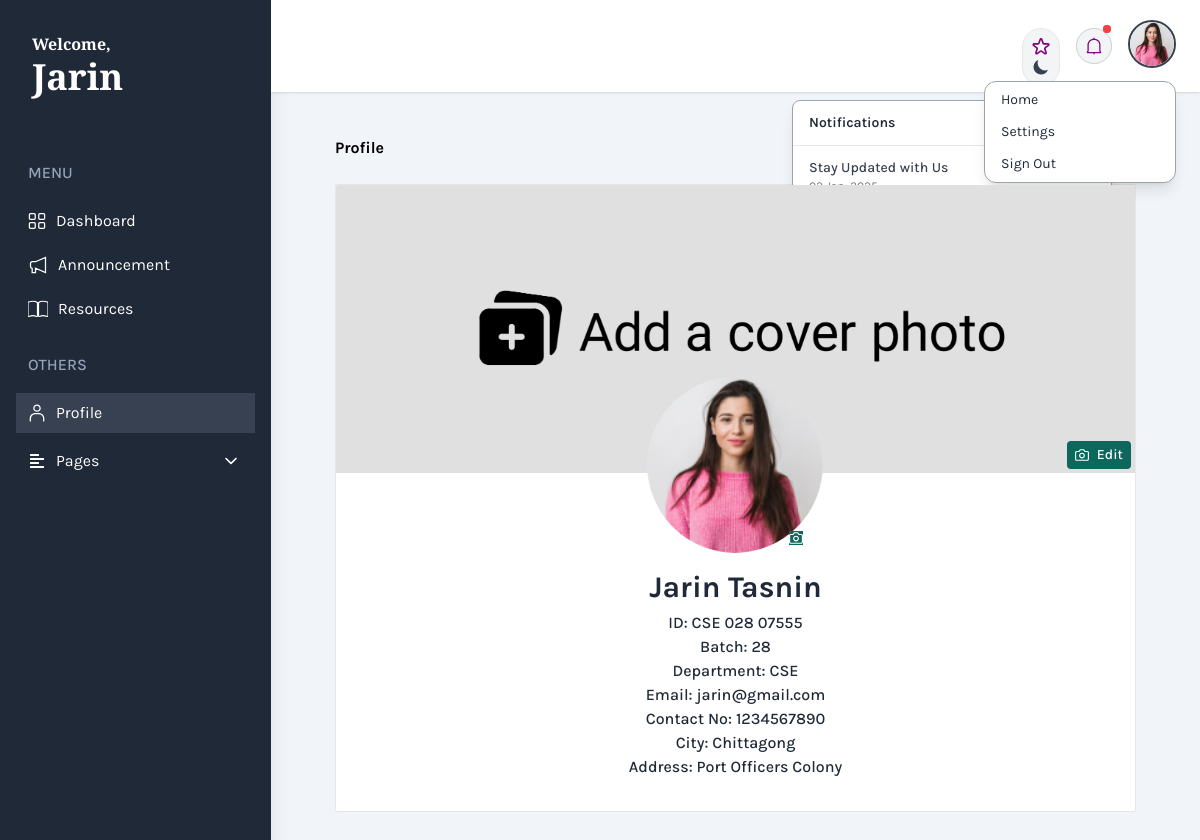
The app's page /student/student_profile.php (signed in) with its own data.
### tables this page shows
CREATE TABLE `user` (
  `u_id` varchar(20) NOT NULL,
  `first_Name` varchar(100) NOT NULL,
  `last_Name` varchar(100) NOT NULL,
  `email` varchar(100) NOT NULL,
  `password` varchar(100) NOT NULL,
  `status` varchar(100) NOT NULL,
  `role` varchar(100) NOT NULL
);

CREATE TABLE `announcement` (
  `announcement_id` varchar(30) NOT NULL,
  `title` varchar(255) NOT NULL,
  `content` text NOT NULL,
  `created_at` timestamp NOT NULL DEFAULT current_timestamp(),
  `read_state` tinyint(1) DEFAULT 0
);

CREATE TABLE `student` (
  `student_id` varchar(20) NOT NULL,
  `class_id` varchar(20) NOT NULL,
  `department` text NOT NULL,
  `batch` varchar(20) NOT NULL,
  `contact_number` int(11) NOT NULL,
  `full_address` varchar(200) NOT NULL,
  `city` text NOT NULL,
  `id_photo` varchar(200) NOT NULL
);

### student/student_profile.php (the view, shortened to what this page needs)
<?php
	if ($_SESSION['login'] == TRUE && $_SESSION['status'] == 'Active') {
		include("../db_con/dbCon.php");
	?>
<!DOCTYPE html>
<html lang="en">
<head>
    <link href="https://cdn.jsdelivr.net/npm/daisyui@4.11.1/dist/full.min.css" rel="stylesheet" type="text/css" />
    <script src="https://cdn.tailwindcss.com"></script>
    <link href="https://cdn.jsdelivr.net/npm/tailwindcss@2.2.19/dist/tailwind.min.css" rel="stylesheet">
    <link href="https://cdnjs.cloudflare.com/ajax/libs/tailwindcss/2.2.19/tailwind.min.css" rel="stylesheet">
</head>
<body class="bg-slate-100 font-family-karla flex" x-data="setup()" :class="{ 'dark': isDark }">
    <aside class="relative h-screen w-[350px] hidden sm:block shadow-xl bg-gray-800">
        <div class="p-8 mb-5 ">
            <a class="text-white text-base font-bold font-garamond hover:text-gray-300">Welcome,</a>
            <?php
			    $a=$_SESSION['student_id'];
				$result = mysqli_query($db,"SELECT * FROM user, student WHERE user.u_id=student.student_id AND user.status='Active' AND user.u_id='$a'");
				if($row = mysqli_fetch_array($result)) {
							?>
                    <h1 class="text-4xl font-garamond font-bold text-white dark:text-white">
                    <?php echo $row['first_Name'];?></h1>
                <?php
							}
				?>
        </div>
        <nav class="text-white text-base  pt-3">
            <h3 class="mb-4 ml-7 text-base font-medium text-slate-400">MENU</h3>
            <a href="student_dashboard.php" class="flex items-center text-white gap-2.5 py-2 px-3 ml-4 mr-4 my-1 nav-item">
                Dashboard
            </a>
            <a href="student_announcement.php" class="flex items-center text-white py-2 px-3 ml-4 mr-4 my-1 nav-item gap-2.5">
              <svg xmlns="http://www.w3.org/2000/svg" viewBox="0 0 24 24" fill="none" stroke="white" stroke-width="1.5" height="20" width="20">
                <path d="M9,8.087,21,3V21L9,15.913V21H5V15.913a2,2,0,0,1-2-2V10.087a2,2,0,0,1,2-2Z"/>
              </svg>Announcement
            </a>
            <a href="student_resources.php" class="flex items-center text-white py-2 px-3 ml-4 mr-4 my-1 nav-item gap-2.5">
                Resources
            </a>
      <div>
        <h3 class="mb-4 ml-7 mt-6 text-base font-medium text-slate-400">OTHERS</h3>
            <a href="student_profile.php" class="flex items-center text-white gap-2.5 py-2 px-3 ml-4 mr-4 my-1 active-nav-link">
                Profile
            </a>
            <details class="group relative">
              <summary class="flex items-center justify-between text-white py-2 px-3.5 mx-4 my-2 nav-item cursor-pointer">
                <i class="fas fa-align-left mr-3"></i>
                <span class="flex-1">Pages</span>
              </summary>
            </details>
      </div>
        </nav>
    </aside>
    <div class="w-full flex flex-col h-screen overflow-y-auto overflow-x-hidden dark:bg-gray-900">
        <header class="sticky top-0 z-999 w-full items-center bg-white dark:bg-gray-800 shadow pt-5 px-6  hidden sm:flex">
            <div class="w-1/2">
            <h1 class="mb-36 lg:mb-0 -ml-10 lg:-ml-0 lg:text-4xl font-garamond flex dark:text-white multicolor-text"><img src="images/logo (2).png" alt="" class="lg:w-14 w-14 -mt-1"></h1>
            </div>
            <div class="w-1/2 flex justify-end gap-4">
            <div class="pt-2">
              <button
                aria-hidden="true"
                @click="toggleTheme"
                class="group p-2 transition-colors duration-200 rounded-full bg-gray-100 border hover:bg-blue-200 dark:bg-gray-50 dark:hover:bg-gray-200 text-gray-900 focus:outline-none"
              >
              </button>
            </div>
        <div x-data="{
            dropdownOpen: false,
            unreadCount: 0,
            fetchUnreadCount() {
                fetch('check_unread.php')
                    .then(res => res.json())
                    .then(data => {
                        this.unreadCount = data.unread_count;
                    });
            },
            markAsRead() {
                fetch('mark_as_read.php', { method: 'POST' })
                    .then(() => {
                        this.unreadCount = 0; // Red dot hide
                    });
            }
            }" x-init="fetchUnreadCount(); setInterval(fetchUnreadCount, 5000)" class="relative">
            <a
                class="relative flex h-9 w-9 items-center justify-center rounded-full top-2 border border-gray-300 bg-gray-100 hover:text-primary dark:border-strokedark dark:bg-meta-4 dark:text-white"
                href="#"
                @click.prevent="dropdownOpen = !dropdownOpen; notifying = false"
            >
                <a href="#"
                @click.prevent="dropdownOpen = !dropdownOpen; markAsRead();"
                class="relative flex h-9 w-9 -top-7 items-center justify-center rounded-full border border-gray-300 bg-gray-100 hover:text-primary dark:border-strokedark dark:bg-meta-4 dark:text-white">
                  <span
                      x-show="unreadCount > 0"
                      class="absolute -top-1 right-0 z-10 h-2 w-2 rounded-full bg-red-500"
                  >
                      <span
                          class="absolute -z-1 inline-flex h-full w-full animate-ping rounded-full bg-red-500 opacity-75"
                      ></span>
                  </span>
              </a>
            <div
                x-show="dropdownOpen"
                @click.outside="dropdownOpen = false"
                class="absolute right-0 mt-2 w-80 rounded-lg border border-gray-400 bg-white shadow-lg dark:border-gray-700 dark:bg-gray-800"
                x-transition
            >
                <div class="px-4 py-3 border-b border-gray-200 dark:border-gray-700">
                    <h5 class="text-sm font-semibold text-gray-800 dark:text-gray-200">
                        Notifications
                    </h5>
                </div>
                <ul class="max-h-56 overflow-y-auto divide-y divide-gray-200 dark:divide-gray-700">
                    <?php
                    $sql = "SELECT * FROM announcement ORDER BY created_at DESC LIMIT 3";
                    $query = mysqli_query($db, $sql);
                    if(mysqli_num_rows($query) > 0) {
                        while ($rows = mysqli_fetch_assoc($query)) {
                            $announcement_title = $rows['title'];
                    ?>
                        <li>
                            <a
                                href="#"
                                class="block px-4 py-3 transition-all hover:bg-gray-100 dark:hover:bg-gray-700"
                            >
                                <p class="text-sm font-medium text-gray-700 dark:text-gray-200">
                                    <?php echo htmlspecialchars($announcement_title); ?>
                                </p>
                                <span class="block text-xs text-gray-500 dark:text-gray-400">
                                </span>
                            </a>
                        </li>
                    <?php
                        }
                    } else { ?>
                        <li class="px-4 py-3 text-sm text-gray-500 dark:text-gray-400">
                            No new notifications.
                        </li>
                    <?php } ?>
                </ul>
            </div>
        </div>
        <div x-data="{ isOpen: false }" class="relative">
                <button
                  @click="isOpen = !isOpen"
                  class="relative z-10 w-12 h-12 rounded-full overflow-hidden border-2 border-gray-700 hover:border-gray-300 focus:outline-none"
                >
                  <img
                    src="../upload/images/<?php echo $row['id_photo']; ?>"
                    alt="User Profile"
                    class="w-full h-full object-cover"
                  />
                </button>
                <button x-show="isOpen" @click="isOpen = false" class="h-full w-full fixed inset-0 cursor-default"></button>
                <div
                  x-show="isOpen"
                  @click.outside="isOpen = false"
                  class="absolute right-0 mt-2 w-48 rounded-xl border border-gray-400 dark:border-gray-700 bg-white shadow-lg dark:bg-gray-800"
                  x-transition
                  >
                  <a
                    href="../index.php"
                    class="block mx-2 px-2 my-1 py-1 rounded-lg text-sm dark:text-gray-200 hover:bg-gray-200 dark:hover:bg-gray-700"
                  >
                    Home
                  </a>
                  <a
                    href="../alumni/alumni_settings.php"
                    class="block mx-2 px-2 my-1 py-1 rounded-lg text-sm dark:text-gray-200 hover:bg-gray-200 dark:hover:bg-gray-700"
                  >
                    Settings
                  </a>
                  <a
                    href="../logout.php"
                    class="block mx-2 px-2 my-1 py-1 rounded-lg text-sm dark:text-gray-200 hover:bg-gray-200 dark:hover:bg-gray-700"
                  >
                    Sign Out
                  </a>
                </div>
              </div>
        </div>
      </header>
        <main class="overflow-y-auto overflow-x-hidden">
          <div class="lg:mx-10 mx-auto max-w-screen-2xl my-5 p-4 md:p-6 2xl:p-10">
            <div class="mx-auto max-w-242.5">
              <div
                class="mb-6 flex flex-col gap-3 sm:flex-row sm:items-center sm:justify-between"
              >
                <h2 class="text-title-md2 font-bold text-black dark:text-white">
                  Profile
                </h2>
                <nav>
                  <ol class="flex items-center gap-2">
                    <li>
                      <a class="font-medium dark:text-white" href="user_dashboard.php">Dashboard /</a>
                    </li>
                    <li class="dark:text-purple-400">Profile</li>
                  </ol>
                </nav>
              </div>
              <div
                class="overflow-hidden rounded-sm border border-stroke bg-white shadow-default dark:border-gray-700 dark:bg-gray-800"
                >
                <div class="relative z-1 h-72 md:h-65">
                  <img
                    src="../images/cover.png"
                    alt="profile cover"
                    class="h-full w-full rounded-tl-sm rounded-tr-sm object-cover object-center"
                  />
                  <div
                    class="absolute bottom-1 right-1 z-10 xsm:bottom-4 xsm:right-4"
                  >
                    <label
                      for="cover"
                      class="flex cursor-pointer items-center justify-center gap-2 rounded px-2 py-1 text-sm font-medium text-white hover:bg-opacity-80 xsm:px-4 bg-[#0E675C]"
                    >
                      <span class="update_profile">
                      </span>
                      <span>Edit</span>
                    </label>
                  </div>
                </div>
                <div class="px-4 pb-6 text-center lg:pb-8 xl:pb-11.5">
                  <div
                    class="relative z-30 mx-auto lg:-mt-24 h-30 w-full max-w-30 rounded-full bg-white/20 p-1 backdrop-blur sm:h-44 sm:max-w-44 sm:p-3"
                    >
                    <div class="relative drop-shadow-2">
                    <img src="../upload/images/<?php echo $row["id_photo"]; ?>" alt="User Image" class="lg:-mt-3 lg:-ml-3 rounded-full object-cover h-44 w-44 max-w-sm">
                    <label
                        for="profile"
                        class="absolute bottom-0 right-0 flex h-8.5 w-8.5 cursor-pointer items-center justify-center rounded-full bg-primary text-white hover:bg-opacity-90 sm:bottom-2 sm:right-2"
                        >
                    </label>
                  </div>
                </div>
                  <?php
							$a=$_SESSION['student_id'];
							$result = mysqli_query($db,"SELECT * FROM user,student WHERE user.u_id=student.student_id AND user.status='Active' AND user.u_id='$a'");
							if($row = mysqli_fetch_array($result)) {
							?>
                  <div class="mt-4">
                    <h3
                      class="mb-1.5 text-3xl font-bold text-gray-800 dark:text-white"
                    > <?php echo $row['first_Name'];?> <?php echo $row['last_Name'];?>
                    </h3>
                    <p class="font-medium dark:text-white">ID: <?php echo $row['class_id'];?></p>
                    <p class="font-medium dark:text-white">Batch: <?php echo $row['batch'];?></p>
                    <p class="font-medium dark:text-white">Department: <?php echo $row['department'];?></p>
                    <p class="font-medium dark:text-white">Email: <?php echo $_SESSION['email'];?></p>
                    <p class="font-medium dark:text-white">Contact No: <?php echo $row['contact_number'];?></p>
                    <p class="font-medium dark:text-white">City: <?php echo $row['city'];?></p>
                    <p class="font-medium dark:text-white">Address: <?php echo $row['full_address'];?></p>
                      <?php
							}
						?>
                    </div>
                  </div>
                </div>
              </div>
            </div>
          </div>
</body>
</html>
<?php
	} else {
		header('location:login.php?deactivate');
	}
?>

### student/student_profile.php (style rules this page uses)
.font-garamond { font-family: "EB Garamond", serif; }
.font-family-karla { font-family: karla; }
.active-nav-link { background: #374151; }

### records on screen
user: first_Name "Jarin", student.id_photo (picture), last_Name "Tasnin", student.class_id "CSE 028 07555", student.batch "28", student.department "CSE", student.contact_number "1234567890", student.city "Chittagong", student.full_address "Port Officers Colony"
announcement: title "Stay Updated with Us"

### other values on screen
$_SESSION['email'] "jarin@gmail.com"
